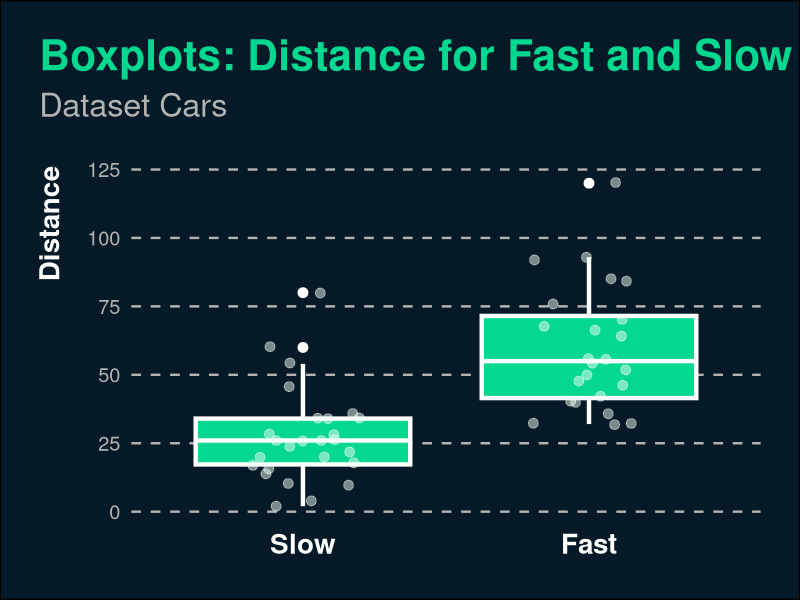

The R source for this figure:
## ---- chunk 1
knitr::opts_chunk$set( message = FALSE, warning = FALSE,
                      dev = "svg", fig.width = 10, fig.height = 7)


library(tidyverse)

## ---- chunk 2
#Codes for colors of TX
color_tx <- c("#04d790","#061926","#ecfcf4")


# Plot
p <- ggplot(cars, aes(dist, speed))+
  geom_point(color = color_tx[1], size = 2) +
  theme_minimal()+
  theme(plot.background = element_rect(fill = color_tx[2]),
        axis.title = element_text(face = "bold", color = "white"),
        axis.text = element_text(color = "grey90"),
        panel.grid.minor = element_blank(),
        panel.grid.major = element_line(size = 0.5, color = "grey90")) 
 




# Theme        
tx_theme <- theme_minimal(base_size = 18) +
  theme(panel.grid.minor = element_blank(),
        panel.grid.major = element_line(color = "grey70",linetype = 1),
        # Bold, bigger title
        plot.title = element_text(face = "bold", size = rel(1.7), color = "#04d790"),
        # Plain, slightly bigger subtitle that is grey
        plot.subtitle = element_text(face = "plain", size = rel(1.3), color = "grey70"),
        # Italic, smaller, grey caption that is left-aligned
        plot.caption = element_text(face = "italic", size = rel(0.7),
                                    color = "grey70", hjust = 0),
        # Title left
        plot.title.position = "plot",
        # Bold legend titles
        legend.title = element_text(face = "bold"),
        # Bold, slightly larger facet titles that are left-aligned for the sake of repetition
        #strip.text = element_text(face = "bold", size = rel(1.1), hjust = 0),
        # Bold axis titles
        axis.title = element_text(face = "bold", color = "White"),
        # Tex color
        axis.text = element_text(color = "grey70"),
        # Add some space above the x-axis title and make it left-aligned
        axis.title.x = element_text(margin = margin(t = 15), hjust = 0),
        # Add some space to the right of the y-axis title and make it top-aligned
        axis.title.y = element_text(margin = margin(r = 15), hjust = 1),
        # Add a light grey background to the facet titles, with no borders
        #strip.background = element_rect(fill = "grey90", color = NA),
        # Add a thin grey border around all the plots to tie in the facet titles
        #panel.border = element_rect(color = "grey90", fill = NA),
        # Add color TX
        plot.background = element_rect(fill = color_tx[2]),
        plot.margin = margin(rep(18, 4))) 

       



# plot Scatter
p <- ggplot(cars, aes(dist, speed)) +
  geom_point(color = "#04d790", size = 2) +
  labs(
    title = "Test, here goes title",
    x = "Distance",
    y = "Speed",
    subtitle = "Subtitle",
    caption = "Data:  Test data") +
  scale_x_continuous(limits = c(-5,125))  +
  tx_theme  

# plot Bar
cars <- cars %>% mutate(fast = factor(ifelse(speed > median(speed), 1,0)))
p <- ggplot(cars, aes(fast,dist)) +
  geom_col(fill = color_tx[1]) +
  scale_x_discrete(labels=c('Slow', 'Fast'))+
  tx_theme

# Plot uncertainty

p <- ggplot(cars, aes(fast,dist)) +
  geom_boxplot(fill = color_tx[1]) +
  scale_x_discrete(labels=c('Slow', 'Fast'))+
  tx_theme

## ---- chunk 3
p <- ggplot(cars, aes(fast,dist)) +
  geom_boxplot(col = "white", fill = color_tx[1], linewidth = 1.5, fatten = 1, outlier.size = 3) +
  scale_x_discrete(labels=c('Slow', 'Fast'))+
  ## use either geom_point() or geom_jitter()
  geom_point(
    size = 3,
    alpha = .5,
    color = color_tx[3],
    position = position_jitter(
      ## control randomness and range of jitter
      seed = 1, width = .2
    ))   +
  labs(
    title = "Boxplots: Distance for Fast and Slow Cars",
    subtitle = "Dataset Cars",
    y = "Distance"
  ) +
  tx_theme + 
  theme(panel.grid.major = element_line(linetype = 2),
                            panel.grid.major.x = element_blank(),
        axis.title.x = element_blank(),
        axis.text.x = element_text(face = "bold", size = 20, color = "white" ),
        axis.title.y = element_text(size = 20),
        plot.margin=unit(c(1,1,1,1), 'cm'),
        plot.subtitle = element_text(margin=margin(0,0,30,0))) 

p
# ggsave(here::here("box_plots","output_image", "box.svg"), width = 10, height = 7)

## ---- chunk 4
Sys.time()

